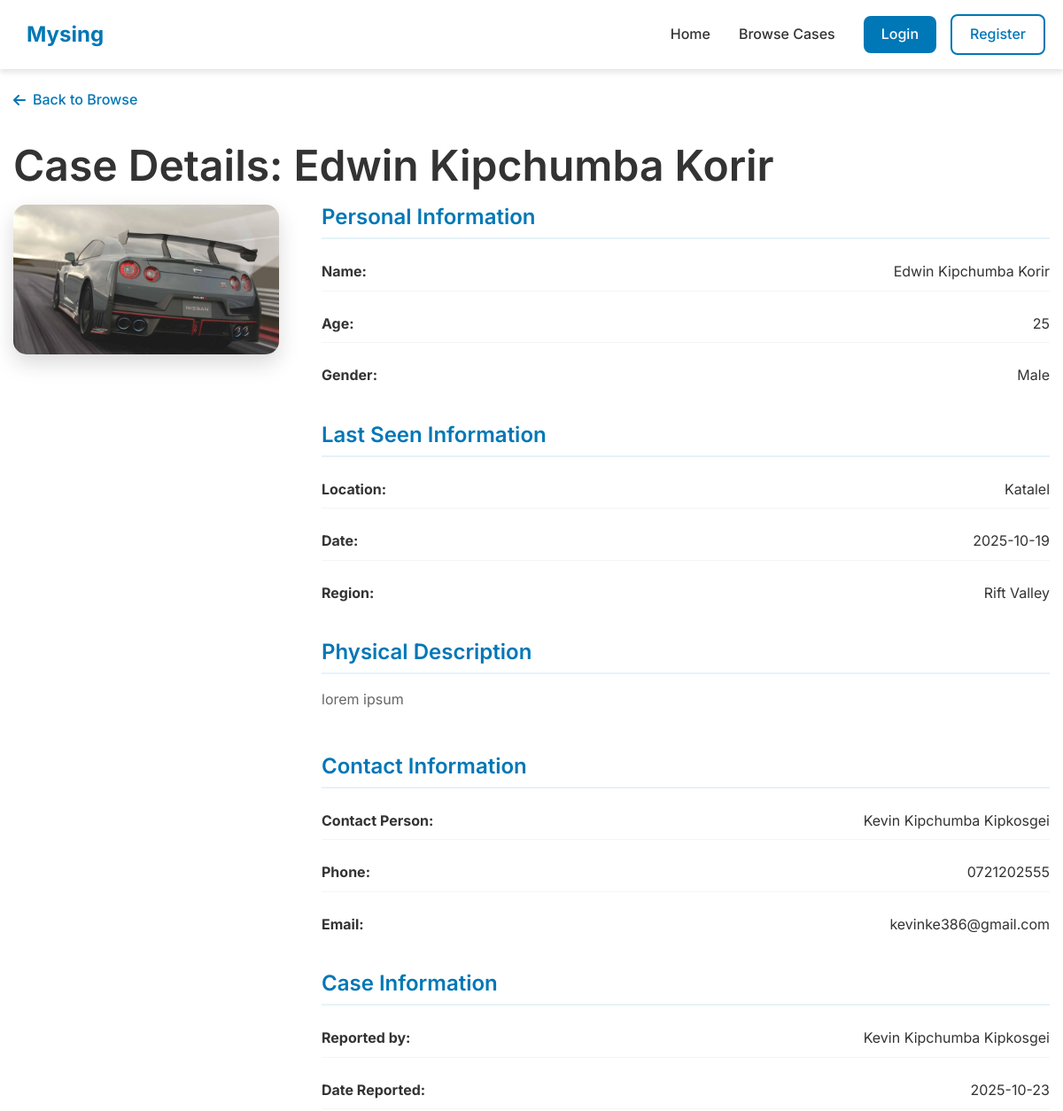
The app's page /case-details/2 (upper part), older data.
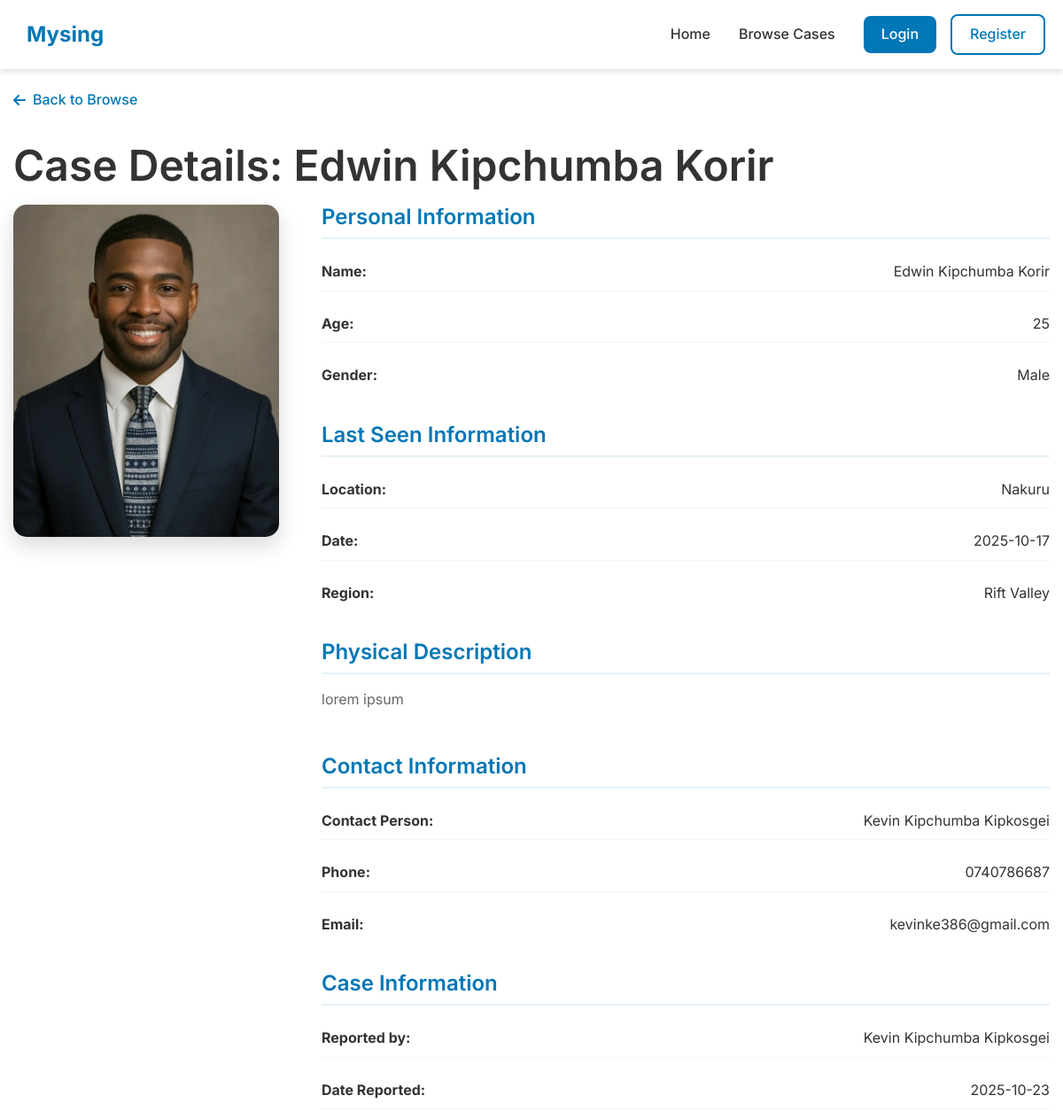
The same page, newer data.
### models.py (models this page shows, shortened)
class MissingPerson(db.Model):
    id = db.Column(db.Integer, primary_key=True)
    name = db.Column(db.String(100), nullable=False)
    age = db.Column(db.Integer, nullable=False)
    gender = db.Column(db.String(20), nullable=False)
    last_seen = db.Column(db.String(200), nullable=False)
    last_seen_date = db.Column(db.Date, nullable=False)
    region = db.Column(db.String(50), nullable=False)
    description = db.Column(db.Text, nullable=False)
    contact_name = db.Column(db.String(100), nullable=False)
    contact_phone = db.Column(db.String(20), nullable=False)
    contact_email = db.Column(db.String(100), nullable=False)
    photo_filename = db.Column(db.String(200), nullable=True)
    date_reported = db.Column(db.DateTime, default=datetime.utcnow)
    is_found = db.Column(db.Boolean, default=False)
    reported_by = db.Column(db.Integer, db.ForeignKey('user.id'), nullable=False)
    @property
    def photo_url(self):
        if self.photo_filename:
            return f'/static/uploads/{self.photo_filename}'
        return '/static/images/default-avatar.png'

class User(UserMixin, db.Model):
    id = db.Column(db.Integer, primary_key=True)
    name = db.Column(db.String(100), nullable=False)
    email = db.Column(db.String(100), unique=True, nullable=False)
    password_hash = db.Column(db.String(200), nullable=False)
    phone = db.Column(db.String(20), nullable=False)
    role = db.Column(db.String(20), default='user')
    date_joined = db.Column(db.DateTime, default=datetime.utcnow)
    missing_persons = db.relationship('MissingPerson', backref='reporter', lazy=True)
    reset_tokens = db.relationship('PasswordResetToken', backref='user', lazy=True)

### app.py (the view)
@app.route('/case-details/<int:person_id>')
def case_details(person_id):
    missing_person = MissingPerson.query.get_or_404(person_id)
    return render_template('case_details.html', person=missing_person)

### templates/case_details.html (shortened to what this page needs)
{% extends "base.html" %}
{% block content %}
<section class="case-details-section">
    <div class="container">
        <div class="case-details-header">
            <a href="{{ url_for('browse') }}" class="back-link">
                <i class="fas fa-arrow-left"></i> Back to Browse
            </a>
            <h1>Case Details: {{ person.name }}</h1>
        </div>
        <div class="case-details-content">
            <div class="case-image-large">
                <img src="{{ person.photo_url }}" alt="{{ person.name }}">
            </div>
            <div class="case-info-detailed">
                <div class="info-section">
                    <h3>Personal Information</h3>
                    <div class="info-grid">
                        <div class="info-item">
                            <strong>Name:</strong>
                            <span>{{ person.name }}</span>
                        </div>
                        <div class="info-item">
                            <strong>Age:</strong>
                            <span>{{ person.age }}</span>
                        </div>
                        <div class="info-item">
                            <strong>Gender:</strong>
                            <span>{{ person.gender }}</span>
                        </div>
                    </div>
                </div>
                <div class="info-section">
                    <h3>Last Seen Information</h3>
                    <div class="info-grid">
                        <div class="info-item">
                            <strong>Location:</strong>
                            <span>{{ person.last_seen }}</span>
                        </div>
                        <div class="info-item">
                            <strong>Date:</strong>
                            <span>{{ person.last_seen_date.strftime('%Y-%m-%d') }}</span>
                        </div>
                        <div class="info-item">
                            <strong>Region:</strong>
                            <span>{{ person.region }}</span>
                        </div>
                    </div>
                </div>
                <div class="info-section">
                    <h3>Physical Description</h3>
                    <p>{{ person.description }}</p>
                </div>
                <div class="info-section">
                    <h3>Contact Information</h3>
                    <div class="info-grid">
                        <div class="info-item">
                            <strong>Contact Person:</strong>
                            <span>{{ person.contact_name }}</span>
                        </div>
                        <div class="info-item">
                            <strong>Phone:</strong>
                            <span id="contactPhone">{{ person.contact_phone }}</span>
                        </div>
                        <div class="info-item">
                            <strong>Email:</strong>
                            <span>{{ person.contact_email }}</span>
                        </div>
                    </div>
                </div>
                <div class="info-section">
                    <h3>Case Information</h3>
                    <div class="info-grid">
                        <div class="info-item">
                            <strong>Reported by:</strong>
                            <span>{{ person.reporter.name }}</span>
                        </div>
                        <div class="info-item">
                            <strong>Date Reported:</strong>
                            <span>{{ person.date_reported.strftime('%Y-%m-%d') }}</span>
                        </div>
                    </div>
                </div>
            </div>
        </div>
    </div>
</section>
{% endblock %}

### templates/base.html (shortened to what this page needs)
<!DOCTYPE html>
<html lang="en">
<head>
    <link rel="stylesheet" href="{{ url_for('static', filename='css/style.css') }}">
    <link rel="stylesheet" href="https://cdnjs.cloudflare.com/ajax/libs/font-awesome/6.4.0/css/all.min.css">
</head>
<body>
    <nav class="navbar">
        <div class="nav-container">
            <div class="nav-logo">
                <a href="{{ url_for('index') }}">
                    <span>Mysing</span>
                </a>
            </div>
            <div class="nav-menu" id="navMenu">
                <a href="{{ url_for('index') }}" class="nav-link">Home</a>
                <a href="{{ url_for('browse') }}" class="nav-link">Browse Cases</a>
                <div class="user-controls">
                    {% if current_user.is_authenticated %}
                        <div class="user-menu">
                            <span class="user-greeting">Hello, {{ current_user.name }}</span>
                            <div class="user-dropdown">
                                <a href="{{ url_for('profile') }}">My Profile</a>
                                <a href="{{ url_for('logout') }}">Logout</a>
                            </div>
                        </div>
                    {% else %}
                        <a href="{{ url_for('login') }}" class="btn-login">Login</a>
                        <a href="{{ url_for('register') }}" class="btn-register">Register</a>
                    {% endif %}
                </div>
            </div>
        </div>
    </nav>
    <main>
        {% block content %}{% endblock %}
    </main>
</body>
</html>

### static/css/style.css (style rules this page uses)
:root { --primary-color: #0077B6; --primary-light: #E6F2F9; --primary-dark: #005a8c; --secondary-color: #FFFFFF; --text-color: #333333; --light-gray: #F5F5F5; --medium-gray: #E0E0E0; --dark-gray: #666666; --success-color: #28A745; --error-color: #DC3545; --warning-color: #FFC107; --shadow: 0 4px 6px rgba(0, 0, 0, 0.1); --shadow-lg: 0 10px 25px rgba(0, 0, 0, 0.15); --transition: all 0.3s ease; --border-radius: 8px; }
* { margin: 0; padding: 0; box-sizing: border-box; }
body { font-family: 'Inter', sans-serif; line-height: 1.6; color: var(--text-color); background-color: var(--secondary-color); overflow-x: hidden; }
.container { width: 100%; max-width: 1200px; margin: 0 auto; padding: 0 20px; }
h1, h2, h3, h4, h5, h6 { font-weight: 600; line-height: 1.2; margin-bottom: 1rem; }
h1 { font-size: 3rem; }
h3 { font-size: 1.5rem; }
p { margin-bottom: 1rem; color: var(--dark-gray); }
.navbar { background-color: var(--secondary-color); box-shadow: var(--shadow); position: fixed; width: 100%; top: 0; z-index: 1000; backdrop-filter: blur(10px); background-color: rgba(255, 255, 255, 0.95); }
.nav-container { display: flex; justify-content: space-between; align-items: center; padding: 1rem 20px; max-width: 1200px; margin: 0 auto; }
.nav-logo { display: flex; align-items: center; font-size: 1.5rem; font-weight: 700; color: var(--primary-color); }
.nav-logo a { text-decoration: none; color: inherit; display: flex; align-items: center; gap: 10px; }
.nav-menu { display: flex; align-items: center; gap: 2rem; }
.nav-link { text-decoration: none; color: var(--text-color); font-weight: 500; transition: var(--transition); padding: 0.5rem 0; position: relative; }
.nav-link::after { content: ''; position: absolute; bottom: 0; left: 0; width: 0; height: 2px; background-color: var(--primary-color); transition: var(--transition); }
.user-controls { margin-left: auto; display: flex; align-items: center; gap: 1rem; }
.btn-login, .btn-register { padding: 8px 20px; border-radius: var(--border-radius); text-decoration: none; font-weight: 500; transition: var(--transition); }
.btn-login { background-color: var(--primary-color); color: white; }
.btn-register { background-color: transparent; color: var(--primary-color); border: 2px solid var(--primary-color); }
.case-details-section { padding: 100px 0 80px; }
.back-link { display: inline-flex; align-items: center; gap: 0.5rem; color: var(--primary-color); text-decoration: none; margin-bottom: 2rem; font-weight: 500; }
.case-details-content { display: grid; grid-template-columns: 300px 1fr; gap: 3rem; align-items: start; }
.case-image-large { border-radius: 15px; overflow: hidden; box-shadow: var(--shadow-lg); }
.case-image-large img { width: 100%; height: auto; display: block; }
.case-info-detailed { display: flex; flex-direction: column; gap: 2rem; }
.info-section h3 { color: var(--primary-color); margin-bottom: 1rem; padding-bottom: 0.5rem; border-bottom: 2px solid var(--primary-light); }
.info-grid { display: grid; gap: 1rem; }
.info-item { display: flex; justify-content: space-between; padding: 0.5rem 0; border-bottom: 1px solid var(--light-gray); }
.info-item:last-child { border-bottom: none; }
@media (max-width: 1200px) { .container { padding: 0 15px; } }

Row changes from the older to the newer data that the page shows:
changed MissingPerson "Edwin Kipchumba Korir": photo_url: a different picture; last_seen "Katalel" → "Nakuru"; last_seen_date "2025-10-19" → "2025-10-17"; contact_phone "0721202555" → "0740786687"
